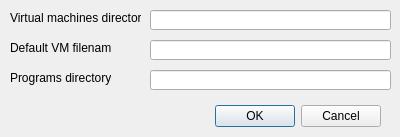
<?xml version="1.0" encoding="UTF-8"?>
<ui version="4.0">
 <class>Dialog</class>
 <widget class="QDialog" name="Dialog">
  <property name="geometry">
   <rect>
    <x>0</x>
    <y>0</y>
    <width>400</width>
    <height>137</height>
   </rect>
  </property>
  <property name="windowTitle">
   <string>Dialog</string>
  </property>
  <widget class="QDialogButtonBox" name="buttonBox">
   <property name="geometry">
    <rect>
     <x>40</x>
     <y>100</y>
     <width>341</width>
     <height>32</height>
    </rect>
   </property>
   <property name="orientation">
    <enum>Qt::Horizontal</enum>
   </property>
   <property name="standardButtons">
    <set>QDialogButtonBox::Cancel|QDialogButtonBox::Ok</set>
   </property>
  </widget>
  <widget class="QLabel" name="label">
   <property name="geometry">
    <rect>
     <x>10</x>
     <y>10</y>
     <width>131</width>
     <height>16</height>
    </rect>
   </property>
   <property name="text">
    <string>Virtual machines directory:</string>
   </property>
  </widget>
  <widget class="QLabel" name="label_2">
   <property name="geometry">
    <rect>
     <x>10</x>
     <y>40</y>
     <width>101</width>
     <height>16</height>
    </rect>
   </property>
   <property name="text">
    <string>Default VM filename:</string>
   </property>
  </widget>
  <widget class="QLabel" name="label_3">
   <property name="geometry">
    <rect>
     <x>10</x>
     <y>70</y>
     <width>101</width>
     <height>16</height>
    </rect>
   </property>
   <property name="text">
    <string>Programs directory:</string>
   </property>
  </widget>
  <widget class="QLineEdit" name="lineEdit">
   <property name="geometry">
    <rect>
     <x>150</x>
     <y>10</y>
     <width>241</width>
     <height>20</height>
    </rect>
   </property>
  </widget>
  <widget class="QLineEdit" name="lineEdit_2">
   <property name="geometry">
    <rect>
     <x>150</x>
     <y>40</y>
     <width>241</width>
     <height>20</height>
    </rect>
   </property>
  </widget>
  <widget class="QLineEdit" name="lineEdit_3">
   <property name="geometry">
    <rect>
     <x>150</x>
     <y>70</y>
     <width>241</width>
     <height>20</height>
    </rect>
   </property>
  </widget>
 </widget>
 <resources/>
 <connections>
  <connection>
   <sender>buttonBox</sender>
   <signal>accepted()</signal>
   <receiver>Dialog</receiver>
   <slot>accept()</slot>
   <hints>
    <hint type="sourcelabel">
     <x>248</x>
     <y>254</y>
    </hint>
    <hint type="destinationlabel">
     <x>157</x>
     <y>274</y>
    </hint>
   </hints>
  </connection>
  <connection>
   <sender>buttonBox</sender>
   <signal>rejected()</signal>
   <receiver>Dialog</receiver>
   <slot>reject()</slot>
   <hints>
    <hint type="sourcelabel">
     <x>316</x>
     <y>260</y>
    </hint>
    <hint type="destinationlabel">
     <x>286</x>
     <y>274</y>
    </hint>
   </hints>
  </connection>
 </connections>
</ui>
